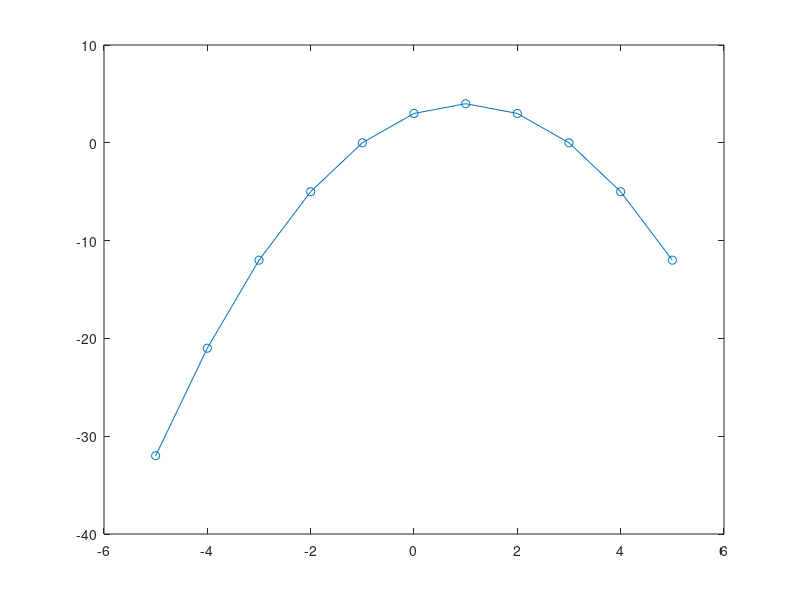

The MATLAB script that drew this image:
% part a
x = [3 1 7 6 4]
y = [10 5 6 2 9]
bar(x,y)

% part b
y = [1 2 3 4; 4 3 2 1]'
x = [11 21 31 41]
bar(x,y)

% part c
x = -5:1:5
y = -x.^2 + 2*x + 3
plot(x,y,'-o')